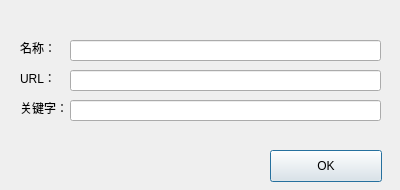
<?xml version="1.0" encoding="UTF-8"?>
<ui version="4.0">
 <class>DialogRobot</class>
 <widget class="QDialog" name="DialogRobot">
  <property name="geometry">
   <rect>
    <x>0</x>
    <y>0</y>
    <width>400</width>
    <height>190</height>
   </rect>
  </property>
  <property name="windowTitle">
   <string>Dialog</string>
  </property>
  <widget class="QLabel" name="label">
   <property name="geometry">
    <rect>
     <x>20</x>
     <y>40</y>
     <width>58</width>
     <height>16</height>
    </rect>
   </property>
   <property name="text">
    <string>名称：</string>
   </property>
  </widget>
  <widget class="QLabel" name="label_2">
   <property name="geometry">
    <rect>
     <x>20</x>
     <y>70</y>
     <width>58</width>
     <height>16</height>
    </rect>
   </property>
   <property name="text">
    <string>URL：</string>
   </property>
  </widget>
  <widget class="QLabel" name="label_3">
   <property name="geometry">
    <rect>
     <x>20</x>
     <y>100</y>
     <width>58</width>
     <height>16</height>
    </rect>
   </property>
   <property name="text">
    <string>关键字：</string>
   </property>
  </widget>
  <widget class="QLineEdit" name="lineEdit">
   <property name="geometry">
    <rect>
     <x>70</x>
     <y>40</y>
     <width>311</width>
     <height>21</height>
    </rect>
   </property>
  </widget>
  <widget class="QLineEdit" name="lineEdit_2">
   <property name="geometry">
    <rect>
     <x>70</x>
     <y>70</y>
     <width>311</width>
     <height>21</height>
    </rect>
   </property>
  </widget>
  <widget class="QLineEdit" name="lineEdit_3">
   <property name="geometry">
    <rect>
     <x>70</x>
     <y>100</y>
     <width>311</width>
     <height>21</height>
    </rect>
   </property>
  </widget>
  <widget class="QPushButton" name="pushButton">
   <property name="geometry">
    <rect>
     <x>270</x>
     <y>150</y>
     <width>112</width>
     <height>32</height>
    </rect>
   </property>
   <property name="text">
    <string>OK</string>
   </property>
  </widget>
 </widget>
 <resources/>
 <connections/>
</ui>
